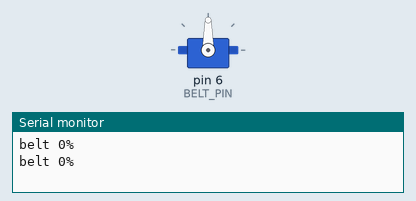
Bench run of a sketch on a simulated Arduino Uno, built with avr-gcc and run on an emulated ATmega328P. Shown: servo, the last lines printed to the serial monitor.

Above: at 0.05 s.
At 3.75 s:
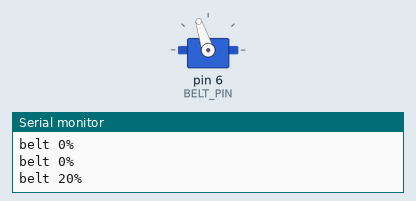
At 7.45 s:
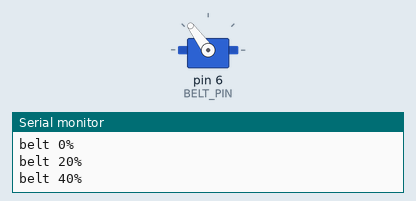
At 14.95 s:
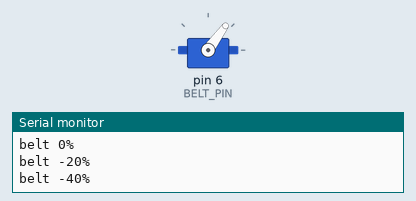
Timing chart, 0 to 19.5 s (numbered marks = the images above):
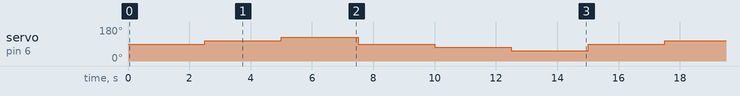

Measured:
- by itself, servo on pin 6 (BELT_PIN): repeats every 15.0 s: 126° 2.5 s, 90° 2.5 s, 72° 2.5 s, 54° 2.5 s, 90° 2.5 s, 108° 2.5 s

The sketch:

belt_servo_test.ino
```cpp
#include <Servo.h>

const int BELT_PIN = 6;
const int STOP_ANGLE = 90;
Servo belt;

// speed in percent -100 (full reverse) .. 0 (stop) .. 100 (full forward)
void setBeltSpeed(int percent) {
  percent = constrain(percent, -100, 100);
  belt.write(STOP_ANGLE + map(percent, -100, 100, -90, 90));
  Serial.print("belt ");
  Serial.print(percent);
  Serial.println("%");
}

void setup() {
  Serial.begin(115200);
  belt.attach(BELT_PIN);
  setBeltSpeed(0);
}

void loop() {
  int steps[] = {0, 20, 40, 0, -20, -40};
  for (int s : steps) {
    setBeltSpeed(s);
    delay(2500);
  }
}
```
